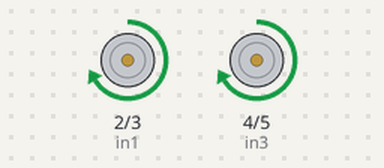
This sketch was run on a simulated Arduino Uno, built with avr-gcc and run on an emulated ATmega328P. Shown: motor-driver pin pairs drawn as motors (green arrow = first pin HIGH = forward, orange = second pin HIGH = backward, longer = more drive, scaled by the enable pin).

Above: at 1.0 s.
At 5.5 s:
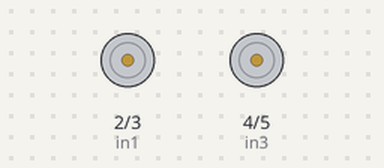
Timing chart, 0 to 6.9 s (numbered marks = the images above):
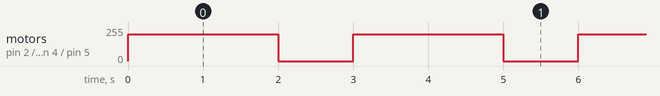

The sketch:

Motor_Test.ino
```cpp
// Motor A connections
int enA = 9;
int in1 = 2;
int in2 = 3;
// Motor B connections
int enB = 10;
int in3 = 4;
int in4 = 5;

void setup() {
  pinMode(enA, OUTPUT); pinMode(enB, OUTPUT);
  pinMode(in1, OUTPUT); pinMode(in2, OUTPUT);
  pinMode(in3, OUTPUT); pinMode(in4, OUTPUT);
}

void loop() {
  // Set speed (0-255)
  analogWrite(enA, 200);
  analogWrite(enB, 200);

  // Turn on Motor A & B Forward
  digitalWrite(in1, HIGH); digitalWrite(in2, LOW);
  digitalWrite(in3, HIGH); digitalWrite(in4, LOW);
  delay(2000);

  // Stop motors
  digitalWrite(in1, LOW); digitalWrite(in2, LOW);
  digitalWrite(in3, LOW); digitalWrite(in4, LOW);
  delay(1000);
}
```

Measured:
- by itself, motor on pin 2 (in1) / pin 3 (in2), motor on pin 4 (in3) / pin 5 (in4): alternates forward 200/255 for 2.0 s and stopped for 1.0 s
